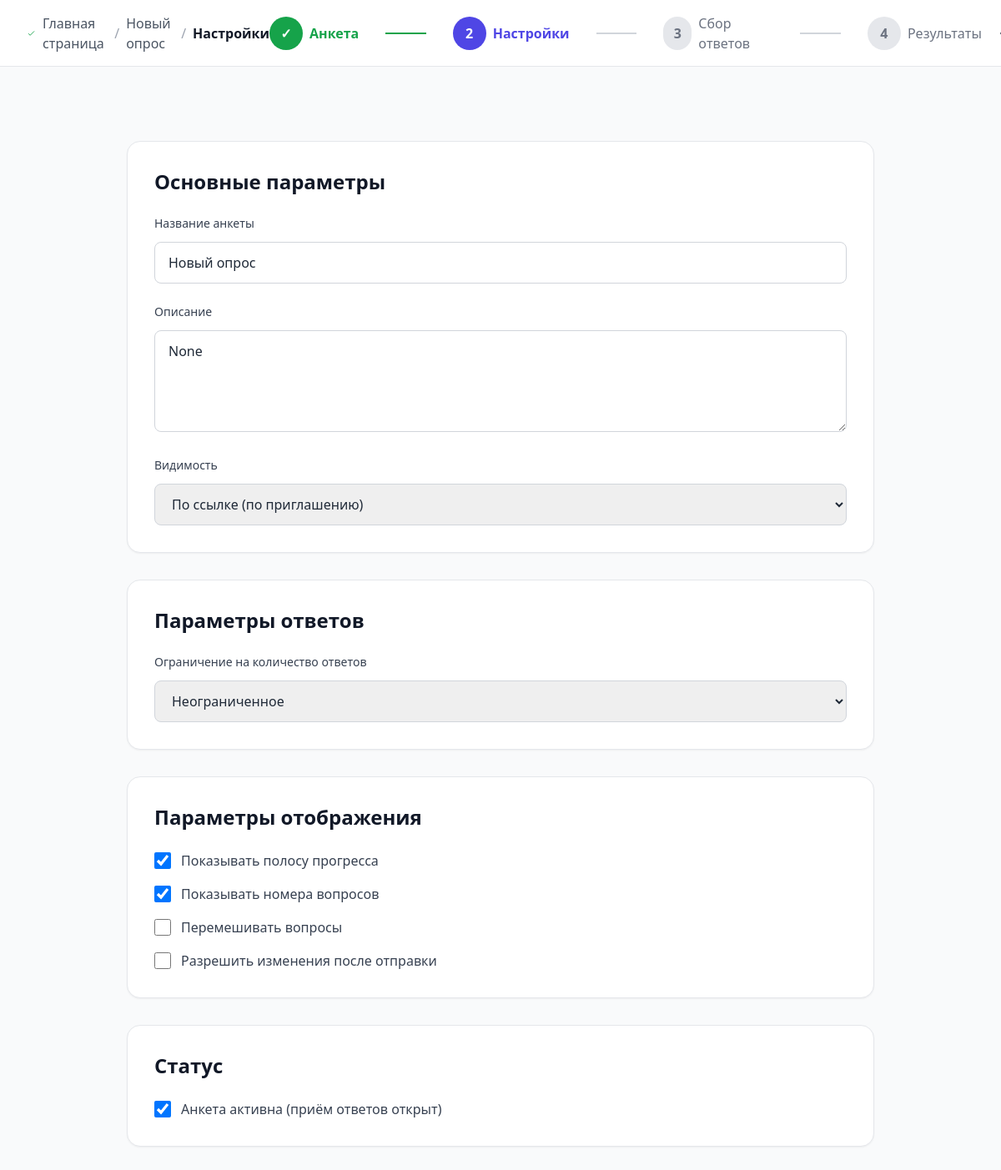
Page /survey/14/settings/ (signed in) on the committed database.
### polls/models.py (models this page shows, shortened)
class Survey(models.Model):
    VISIBILITY_CHOICES = [
        ('private', 'Приватная'),
        ('link', 'По ссылке'),
        ('public', 'Публичная'),
    ]
    RESPONSE_CHOICES = [
        ('unlimited', 'Неограниченное'),
        ('limited', 'Ограниченное количество'),
        ('date_limit', 'До определённой даты'),
    ]
    author = models.ForeignKey(User, on_delete=models.CASCADE, related_name="surveys")
    name = models.CharField(max_length=255, verbose_name="Название анкеты")
    description = models.TextField(blank=True, null=True, verbose_name="Описание анкеты")
    survey_type = models.CharField(max_length=50, default='custom', verbose_name="Тип анкеты")
    state_json = models.JSONField(blank=True, null=True, verbose_name="Структура анкеты")
    visibility = models.CharField(max_length=20, choices=VISIBILITY_CHOICES, default='link', verbose_name="Видимость")
    response_type = models.CharField(max_length=20, choices=RESPONSE_CHOICES, default='unlimited', verbose_name="Ограничение ответов")
    response_limit = models.IntegerField(blank=True, null=True, verbose_name="Максимум ответов")
    response_deadline = models.DateTimeField(blank=True, null=True, verbose_name="Крайний срок")
    show_progress_bar = models.BooleanField(default=True, verbose_name="Показывать прогресс")
    show_question_numbers = models.BooleanField(default=True, verbose_name="Показывать номера вопросов")
    shuffle_questions = models.BooleanField(default=False, verbose_name="Перемешивать вопросы")
    allow_edit_after_submit = models.BooleanField(default=False, verbose_name="Разрешить изменения после отправки")
    is_active = models.BooleanField(default=True, verbose_name="Активна")
    created_at = models.DateTimeField(auto_now_add=True, verbose_name="Дата создания")
    updated_at = models.DateTimeField(auto_now=True, verbose_name="Дата обновления")
    class Meta:
        verbose_name = "Анкета"
        verbose_name_plural = "Анкеты"
        ordering = ['-created_at']

### polls/views.py (the view, shortened to what this page needs)
# urls.py: path('survey/<int:survey_id>/settings/', views.survey_settings, name='survey_settings'),
@login_required
@ensure_csrf_cookie
def survey_settings(request, survey_id):
    survey = get_object_or_404(Survey, id=survey_id, author=request.user)
    context = {
        'survey': survey,
        'survey_json': json.dumps({
            'id': survey.id,
            'name': survey.name,
            'description': survey.description,
            'visibility': survey.visibility,
            'response_type': survey.response_type,
            'response_limit': survey.response_limit,
            'response_deadline': survey.response_deadline,
            'show_progress_bar': survey.show_progress_bar,
            'show_question_numbers': survey.show_question_numbers,
            'shuffle_questions': survey.shuffle_questions,
            'allow_edit_after_submit': survey.allow_edit_after_submit,
            'is_active': survey.is_active,
        }, ensure_ascii=False)
    }
    return render(request, 'polls/survey_settings.html', context)

### polls/templates/polls/survey_settings.html (shortened to what this page needs)
{% extends "polls/base.html" %}
{% load static %}
{% block extra_css %}
<link rel="stylesheet" href="{% static 'polls/css/survey_builder.css' %}">
{% endblock %}
{% block content %}
<div class="fixed top-0 left-0 right-0 bg-white border-b z-40 h-20 flex items-center justify-between px-8">
  <div class="flex items-center gap-2 text-base">
    <svg class="w-5 h-5 text-green-600" fill="none" stroke="currentColor" viewBox="0 0 24 24">
      <path stroke-linecap="round" stroke-linejoin="round" stroke-width="2" d="M5 13l4 4L19 7"></path>
    </svg>
    <a href="{% url 'index' %}" class="text-gray-600 hover:text-indigo-600 transition">Главная страница</a>
    <span class="text-gray-400">/</span>
    <a href="{% url 'survey_edit' survey.id %}" class="text-gray-600 hover:text-indigo-600 transition">{{ survey.name }}</a>
    <span class="text-gray-400">/</span>
    <span class="text-gray-900 font-semibold">Настройки</span>
  </div>
  <div class="flex items-center gap-8">
    <div class="flex items-center gap-2">
      <div class="w-10 h-10 rounded-full bg-green-600 text-white flex items-center justify-center text-base font-semibold">✓</div>
      <a href="{% url 'survey_edit' survey.id %}" class="text-base font-semibold text-green-600 hover:text-green-700 transition">Анкета</a>
    </div>
    <div class="w-14 h-0.5 bg-green-600"></div>
    <div class="flex items-center gap-2">
      <div class="w-10 h-10 rounded-full bg-indigo-600 text-white flex items-center justify-center text-base font-semibold">2</div>
      <span class="text-base font-semibold text-indigo-600">Настройки</span>
    </div>
    <div class="w-14 h-0.5 bg-gray-300"></div>
    <div class="flex items-center gap-2">
      <div class="w-10 h-10 rounded-full bg-gray-200 text-gray-500 flex items-center justify-center text-base font-semibold">3</div>
      <a href="{% url 'survey_responses' survey.id %}" class="text-base text-gray-500 hover:text-indigo-600 transition">Сбор ответов</a>
    </div>
    <div class="w-14 h-0.5 bg-gray-300"></div>
    <div class="flex items-center gap-2">
      <div class="w-10 h-10 rounded-full bg-gray-200 text-gray-500 flex items-center justify-center text-base font-semibold">4</div>
      <a href="{% url 'survey_results' survey.id %}" class="text-base text-gray-500 hover:text-indigo-600 transition">Результаты</a>
    </div>
  </div>
  <div class="flex items-center gap-3">
    <a href="{% url 'survey_edit' survey.id %}" class="flex items-center gap-2 px-4 py-2 text-base text-gray-600 hover:bg-gray-100 rounded-lg transition">
      <svg class="w-5 h-5" fill="none" stroke="currentColor" viewBox="0 0 24 24">
        <path stroke-linecap="round" stroke-linejoin="round" stroke-width="2" d="M15 19l-7-7 7-7"></path>
      </svg>
    </a>
  </div>
</div>
<div class="pt-20 min-h-screen bg-gray-50 p-8">
  <div class="max-w-4xl mx-auto">
    <div class="space-y-8">
      <div class="bg-white rounded-2xl p-8 shadow-sm border border-gray-200">
        <h2 class="text-2xl font-semibold text-gray-900 mb-6">Основные параметры</h2>
        <div class="space-y-6">
          <div>
            <label class="block text-sm font-medium text-gray-700 mb-3">Название анкеты</label>
            <input type="text" id="surveyName" class="w-full px-4 py-3 border border-gray-300 rounded-lg focus:ring-2 focus:ring-indigo-500 focus:border-transparent transition" value="{{ survey.name }}">
          </div>
          <div>
            <label class="block text-sm font-medium text-gray-700 mb-3">Описание</label>
            <textarea id="surveyDescription" rows="4" class="w-full px-4 py-3 border border-gray-300 rounded-lg focus:ring-2 focus:ring-indigo-500 focus:border-transparent transition">{{ survey.description }}</textarea>
          </div>
          <div>
            <label class="block text-sm font-medium text-gray-700 mb-3">Видимость</label>
            <select id="visibility" class="w-full px-4 py-3 border border-gray-300 rounded-lg focus:ring-2 focus:ring-indigo-500 focus:border-transparent transition">
              <option value="link" {% if survey.visibility == 'link' %}selected{% endif %}>По ссылке (по приглашению)</option>
            </select>
          </div>
        </div>
      </div>
      <div class="bg-white rounded-2xl p-8 shadow-sm border border-gray-200">
        <h2 class="text-2xl font-semibold text-gray-900 mb-6">Параметры ответов</h2>
        <div class="space-y-6">
          <div>
            <label class="block text-sm font-medium text-gray-700 mb-3">Ограничение на количество ответов</label>
            <select id="responseType" class="w-full px-4 py-3 border border-gray-300 rounded-lg focus:ring-2 focus:ring-indigo-500 focus:border-transparent transition">
              <option value="unlimited" {% if survey.response_type == 'unlimited' %}selected{% endif %}>Неограниченное</option>
            </select>
          </div>
        </div>
      </div>
      <div class="bg-white rounded-2xl p-8 shadow-sm border border-gray-200">
        <h2 class="text-2xl font-semibold text-gray-900 mb-6">Параметры отображения</h2>
        <div class="space-y-6">
          <div class="space-y-4">
            <label class="flex items-center cursor-pointer">
              <input type="checkbox" id="showProgressBar" class="w-5 h-5 rounded border-gray-300 text-indigo-600 focus:ring-indigo-500"
                {% if survey.show_progress_bar %}checked{% endif %}>
              <span class="ml-3 text-base text-gray-700">Показывать полосу прогресса</span>
            </label>
            <label class="flex items-center cursor-pointer">
              <input type="checkbox" id="showQuestionNumbers" class="w-5 h-5 rounded border-gray-300 text-indigo-600 focus:ring-indigo-500"
                {% if survey.show_question_numbers %}checked{% endif %}>
              <span class="ml-3 text-base text-gray-700">Показывать номера вопросов</span>
            </label>
            <label class="flex items-center cursor-pointer">
              <input type="checkbox" id="shuffleQuestions" class="w-5 h-5 rounded border-gray-300 text-indigo-600 focus:ring-indigo-500"
                {% if survey.shuffle_questions %}checked{% endif %}>
              <span class="ml-3 text-base text-gray-700">Перемешивать вопросы</span>
            </label>
            <label class="flex items-center cursor-pointer">
              <input type="checkbox" id="allowEditAfterSubmit" class="w-5 h-5 rounded border-gray-300 text-indigo-600 focus:ring-indigo-500"
                {% if survey.allow_edit_after_submit %}checked{% endif %}>
              <span class="ml-3 text-base text-gray-700">Разрешить изменения после отправки</span>
            </label>
          </div>
        </div>
      </div>
      <div class="bg-white rounded-2xl p-8 shadow-sm border border-gray-200">
        <h2 class="text-2xl font-semibold text-gray-900 mb-6">Статус</h2>
        <div class="space-y-6">
          <label class="flex items-center cursor-pointer">
            <input type="checkbox" id="isActive" class="w-5 h-5 rounded border-gray-300 text-indigo-600 focus:ring-indigo-500"
              {% if survey.is_active %}checked{% endif %}>
            <span class="ml-3 text-base text-gray-700">Анкета активна (приём ответов открыт)</span>
          </label>
        </div>
      </div>
    </div>
  </div>
</div>
{% endblock %}

### rows in the picture
Survey: name "Новый опрос", description "None", visibility "По ссылке (по приглашению)", response_type "Неограниченное", show_progress_bar "☑", show_question_numbers "☑", is_active "☑"
